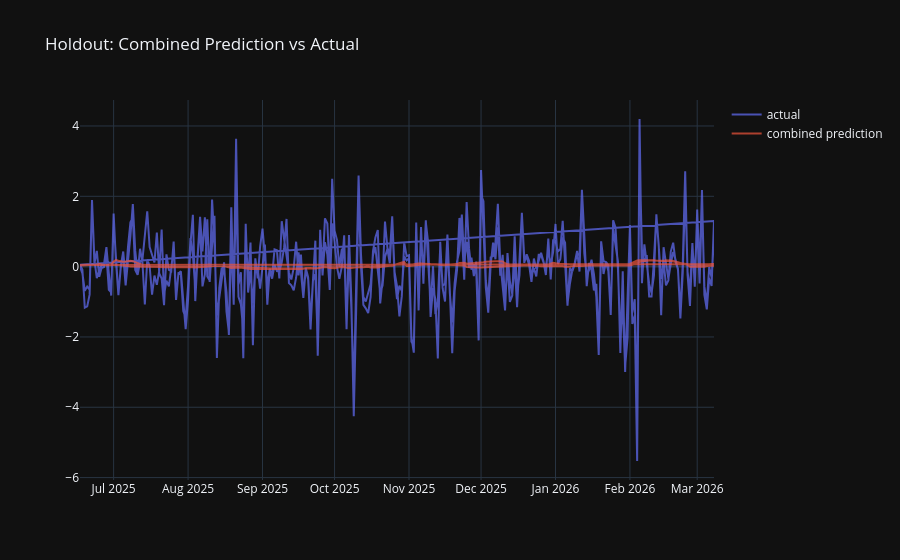

The notebook cell saved with this chart:
### Code cell
# Predicted vs actual returns
fig = go.Figure()
fig.add_trace(go.Scatter(
    x=result.eval_dates, y=result.eval_targets,
    name="actual", opacity=0.7,
))
fig.add_trace(go.Scatter(
    x=result.eval_dates, y=result.eval_preds,
    name="combined prediction", opacity=0.7,
))
fig.update_layout(template="plotly_dark", title="Holdout: Combined Prediction vs Actual")
fig.show()

### Figure 1 — Plotly figure (JSON) as saved in the notebook; plotly's stock layout.template omitted (floating-point values rounded to 4 significant figures; data arrays with more than 128 entries replaced by an {"elided": "..."} marker saying what was removed)
{"data": [{"name": "actual", "opacity": 0.7, "type": "scatter", "x": {"elided": "530 str values"}, "y": {"elided": "530 float values"}}, {"name": "combined prediction", "opacity": 0.7, "type": "scatter", "x": {"elided": "530 str values"}, "y": {"elided": "530 float values"}}], "layout": {"title": {"text": "Holdout: Combined Prediction vs Actual"}}}
